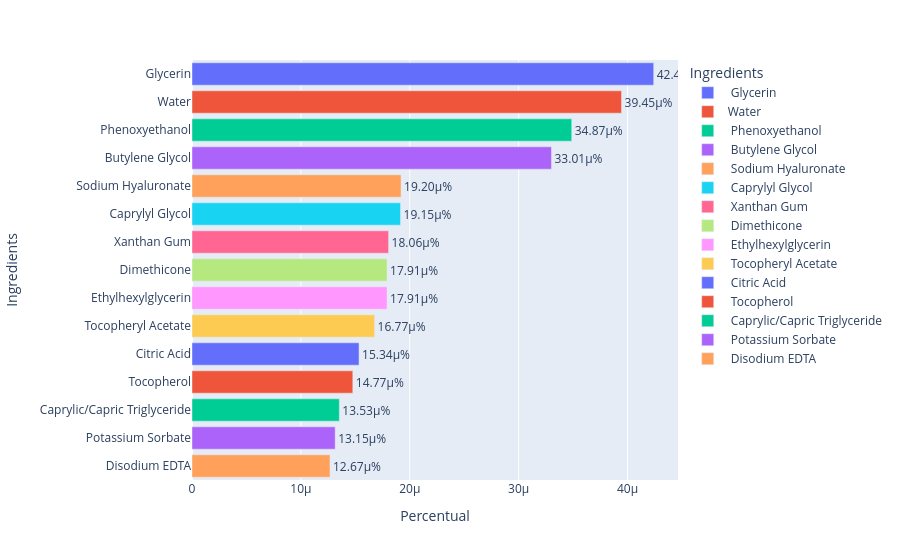

The notebook cell saved with this chart:
### Code cell
percentual_ingredients = df_ingredients.value_counts('Ingredients') / len(df_ingredients) * 100
percentual_ingredients = percentual_ingredients.reset_index()
percentual_ingredients.columns = ["Ingredients", "Percentual"]

fig = px.bar(percentual_ingredients.head(15), x='Percentual', y="Ingredients", color="Ingredients", text="Percentual", orientation='h')

fig.update_traces(texttemplate='%{text:.4s}%', textposition='outside')

fig.show()

### Figure 1 — Plotly figure (JSON) as saved in the notebook; plotly's stock layout.template omitted (floating-point values rounded to 4 significant figures)
{"data": [{"hovertemplate": "Ingredients=%{y}<br>Percentual=%{text}<extra></extra>", "legendgroup": " Glycerin", "marker": {"color": "#636efa", "pattern": {"shape": ""}}, "name": " Glycerin", "orientation": "h", "showlegend": true, "text": [4.24e-05], "textposition": "outside", "texttemplate": "%{text:.4s}%", "type": "bar", "x": [4.24e-05], "xaxis": "x", "y": [" Glycerin"], "yaxis": "y"}, {"hovertemplate": "Ingredients=%{y}<br>Percentual=%{text}<extra></extra>", "legendgroup": "Water", "marker": {"color": "#EF553B", "pattern": {"shape": ""}}, "name": "Water", "orientation": "h", "showlegend": true, "text": [3.945e-05], "textposition": "outside", "texttemplate": "%{text:.4s}%", "type": "bar", "x": [3.945e-05], "xaxis": "x", "y": ["Water"], "yaxis": "y"}, {"hovertemplate": "Ingredients=%{y}<br>Percentual=%{text}<extra></extra>", "legendgroup": " Phenoxyethanol", "marker": {"color": "#00cc96", "pattern": {"shape": ""}}, "name": " Phenoxyethanol", "orientation": "h", "showlegend": true, "text": [3.487e-05], "textposition": "outside", "texttemplate": "%{text:.4s}%", "type": "bar", "x": [3.487e-05], "xaxis": "x", "y": [" Phenoxyethanol"], "yaxis": "y"}, {"hovertemplate": "Ingredients=%{y}<br>Percentual=%{text}<extra></extra>", "legendgroup": " Butylene Glycol", "marker": {"color": "#ab63fa", "pattern": {"shape": ""}}, "name": " Butylene Glycol", "orientation": "h", "showlegend": true, "text": [3.301e-05], "textposition": "outside", "texttemplate": "%{text:.4s}%", "type": "bar", "x": [3.301e-05], "xaxis": "x", "y": [" Butylene Glycol"], "yaxis": "y"}, {"hovertemplate": "Ingredients=%{y}<br>Percentual=%{text}<extra></extra>", "legendgroup": " Sodium Hyaluronate", "marker": {"color": "#FFA15A", "pattern": {"shape": ""}}, "name": " Sodium Hyaluronate", "orientation": "h", "showlegend": true, "text": [1.92e-05], "textposition": "outside", "texttemplate": "%{text:.4s}%", "type": "bar", "x": [1.92e-05], "xaxis": "x", "y": [" Sodium Hyaluronate"], "yaxis": "y"}, {"hovertemplate": "Ingredients=%{y}<br>Percentual=%{text}<extra></extra>", "legendgroup": " Caprylyl Glycol", "marker": {"color": "#19d3f3", "pattern": {"shape": ""}}, "name": " Caprylyl Glycol", "orientation": "h", "showlegend": true, "text": [1.915e-05], "textposition": "outside", "texttemplate": "%{text:.4s}%", "type": "bar", "x": [1.915e-05], "xaxis": "x", "y": [" Caprylyl Glycol"], "yaxis": "y"}, {"hovertemplate": "Ingredients=%{y}<br>Percentual=%{text}<extra></extra>", "legendgroup": " Xanthan Gum", "marker": {"color": "#FF6692", "pattern": {"shape": ""}}, "name": " Xanthan Gum", "orientation": "h", "showlegend": true, "text": [1.806e-05], "textposition": "outside", "texttemplate": "%{text:.4s}%", "type": "bar", "x": [1.806e-05], "xaxis": "x", "y": [" Xanthan Gum"], "yaxis": "y"}, {"hovertemplate": "Ingredients=%{y}<br>Percentual=%{text}<extra></extra>", "legendgroup": " Dimethicone", "marker": {"color": "#B6E880", "pattern": {"shape": ""}}, "name": " Dimethicone", "orientation": "h", "showlegend": true, "text": [1.791e-05], "textposition": "outside", "texttemplate": "%{text:.4s}%", "type": "bar", "x": [1.791e-05], "xaxis": "x", "y": [" Dimethicone"], "yaxis": "y"}, {"hovertemplate": "Ingredients=%{y}<br>Percentual=%{text}<extra></extra>", "legendgroup": " Ethylhexylglycerin", "marker": {"color": "#FF97FF", "pattern": {"shape": ""}}, "name": " Ethylhexylglycerin", "orientation": "h", "showlegend": true, "text": [1.791e-05], "textposition": "outside", "texttemplate": "%{text:.4s}%", "type": "bar", "x": [1.791e-05], "xaxis": "x", "y": [" Ethylhexylglycerin"], "yaxis": "y"}, {"hovertemplate": "Ingredients=%{y}<br>Percentual=%{text}<extra></extra>", "legendgroup": " Tocopheryl Acetate", "marker": {"color": "#FECB52", "pattern": {"shape": ""}}, "name": " Tocopheryl Acetate", "orientation": "h", "showlegend": true, "text": [1.677e-05], "textposition": "outside", "texttemplate": "%{text:.4s}%", "type": "bar", "x": [1.677e-05], "xaxis": "x", "y": [" Tocopheryl Acetate"], "yaxis": "y"}, {"hovertemplate": "Ingredients=%{y}<br>Percentual=%{text}<extra></extra>", "legendgroup": " Citric Acid", "marker": {"color": "#636efa", "pattern": {"shape": ""}}, "name": " Citric Acid", "orientation": "h", "showlegend": true, "text": [1.534e-05], "textposition": "outside", "texttemplate": "%{text:.4s}%", "type": "bar", "x": [1.534e-05], "xaxis": "x", "y": [" Citric Acid"], "yaxis": "y"}, {"hovertemplate": "Ingredients=%{y}<br>Percentual=%{text}<extra></extra>", "legendgroup": " Tocopherol", "marker": {"color": "#EF553B", "pattern": {"shape": ""}}, "name": " Tocopherol", "orientation": "h", "showlegend": true, "text": [1.477e-05], "textposition": "outside", "texttemplate": "%{text:.4s}%", "type": "bar", "x": [1.477e-05], "xaxis": "x", "y": [" Tocopherol"], "yaxis": "y"}, {"hovertemplate": "Ingredients=%{y}<br>Percentual=%{text}<extra></extra>", "legendgroup": " Caprylic/Capric Triglyceride", "marker": {"color": "#00cc96", "pattern": {"shape": ""}}, "name": " Caprylic/Capric Triglyceride", "orientation": "h", "showlegend": true, "text": [1.353e-05], "textposition": "outside", "texttemplate": "%{text:.4s}%", "type": "bar", "x": [1.353e-05], "xaxis": "x", "y": [" Caprylic/Capric Triglyceride"], "yaxis": "y"}, {"hovertemplate": "Ingredients=%{y}<br>Percentual=%{text}<extra></extra>", "legendgroup": " Potassium Sorbate", "marker": {"color": "#ab63fa", "pattern": {"shape": ""}}, "name": " Potassium Sorbate", "orientation": "h", "showlegend": true, "text": [1.315e-05], "textposition": "outside", "texttemplate": "%{text:.4s}%", "type": "bar", "x": [1.315e-05], "xaxis": "x", "y": [" Potassium Sorbate"], "yaxis": "y"}, {"hovertemplate": "Ingredients=%{y}<br>Percentual=%{text}<extra></extra>", "legendgroup": " Disodium EDTA", "marker": {"color": "#FFA15A", "pattern": {"shape": ""}}, "name": " Disodium EDTA", "orientation": "h", "showlegend": true, "text": [1.267e-05], "textposition": "outside", "texttemplate": "%{text:.4s}%", "type": "bar", "x": [1.267e-05], "xaxis": "x", "y": [" Disodium EDTA"], "yaxis": "y"}], "layout": {"barmode": "relative", "legend": {"title": {"text": "Ingredients"}, "tracegroupgap": 0}, "margin": {"t": 60}, "xaxis": {"anchor": "y", "domain": [0, 1], "title": {"text": "Percentual"}}, "yaxis": {"anchor": "x", "categoryarray": [" Disodium EDTA", " Potassium Sorbate", " Caprylic/Capric Triglyceride", " Tocopherol", " Citric Acid", " Tocopheryl Acetate", " Ethylhexylglycerin", " Dimethicone", " Xanthan Gum", " Caprylyl Glycol", " Sodium Hyaluronate", " Butylene Glycol", " Phenoxyethanol", "Water", " Glycerin"], "categoryorder": "array", "domain": [0, 1], "title": {"text": "Ingredients"}}}}
